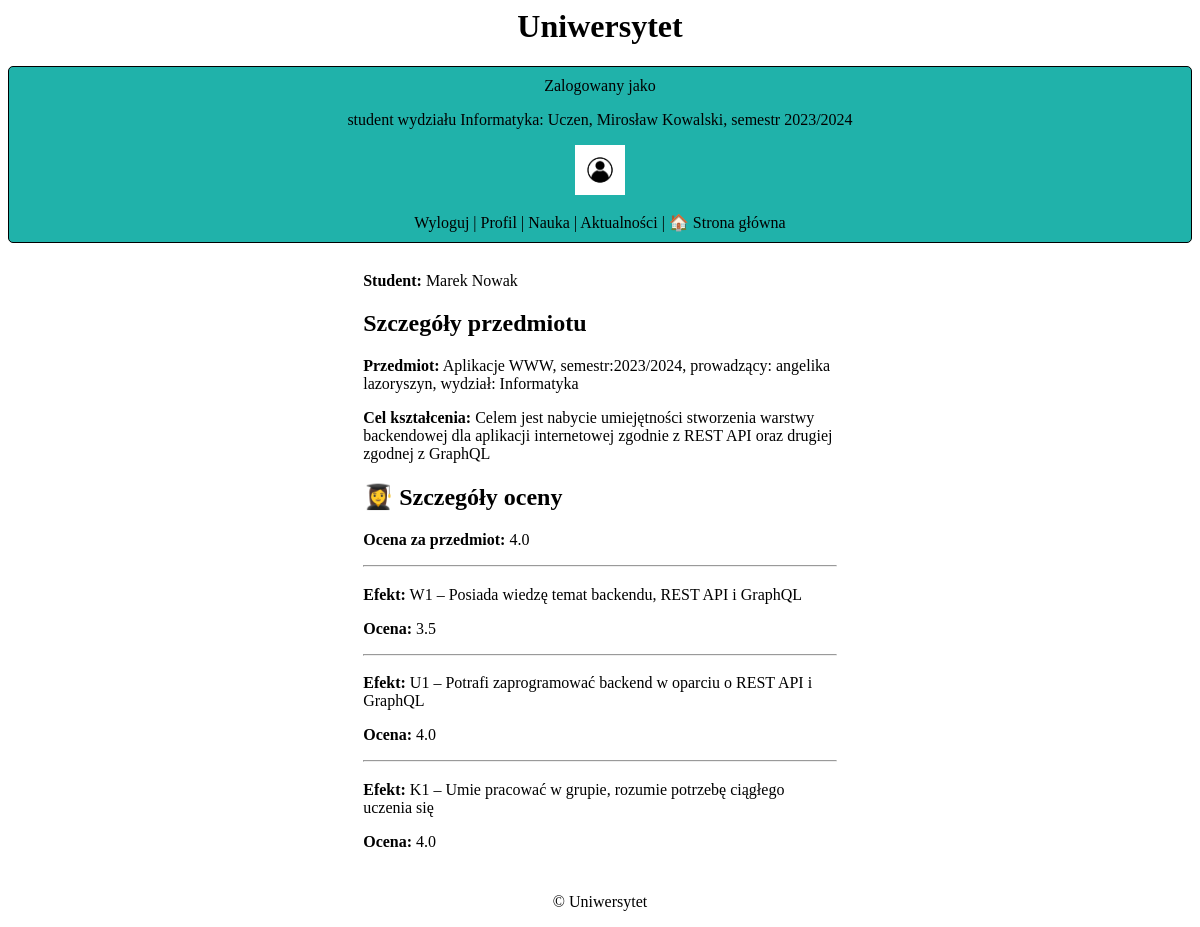
The page /education/12/ (signed in) on the database as committed earlier.
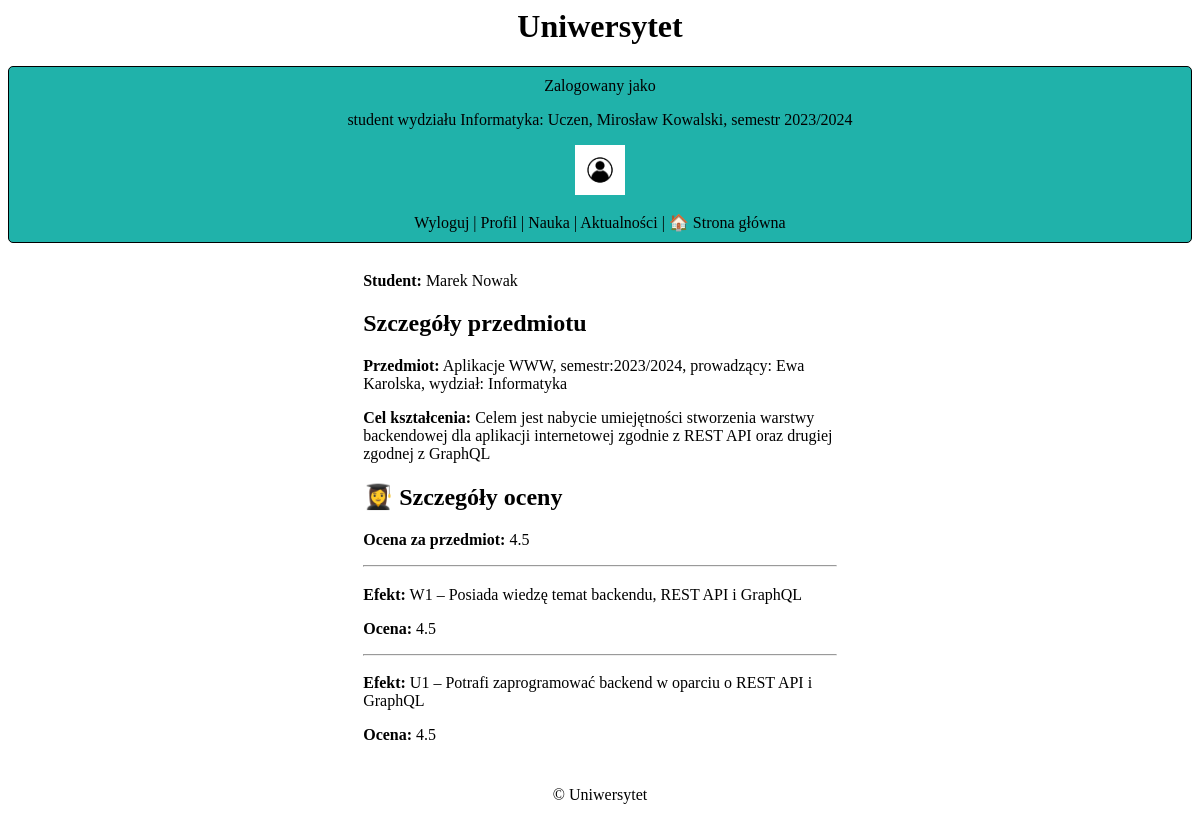
The same page on the database as committed later.
### uczelnia/models.py (models this page shows, shortened)
class Education(models.Model):
    GRADE_CHOICES = [
        (2.0, '2.0'),
        (3.0, '3.0'),
        (3.5, '3.5'),
        (4.0, '4.0'),
        (4.5, '4.5'),
        (5.0, '5.0'),
    ]
    student = models.ForeignKey(CustomUser, on_delete=models.CASCADE) # którego studenta dotyczy ocena
    subject = models.ForeignKey(Subject, on_delete=models.CASCADE)  # z jakiego przedmiotu jest ocena
    effect = models.CharField(max_length=140, default="")
    grade = models.FloatField(choices=GRADE_CHOICES, default=2.0)

class Subject(models.Model):
    name = models.CharField(max_length=100, blank=False, null=False)  # nazwa przedmiotu
    purpose = models.TextField(default="")  # cel kształcenia
    effects = models.TextField(default="")  # efekty kształcenia
    teacher = models.ForeignKey(CustomUser, on_delete=models.CASCADE)  # przypiany do przedmiotu nauczyciel
    semester = models.CharField(max_length=100, default="2023/2024")  # semestr na którym jest student
    ects_points = models.IntegerField(default=0, verbose_name='Punkty ECTS')
    def __str__(self):
        return self.name + ", semestr:" + self.semester + ", prowadzący: " + self.teacher.first_name + " " + self.teacher.last_name + ", wydział: " + self.teacher.department.name

class CustomUser(AbstractUser):
    first_name = models.CharField(max_length=100, blank=False, null=False)
    last_name = models.CharField(max_length=100, blank=False, null=False)
    avatar = models.ImageField(default='default.png', upload_to='profile_pics')
    birthday = models.DateField(default=date(2000, 1, 1))
    phone = models.CharField(max_length=9, blank=False)
    address = models.CharField(max_length=100, blank=False)
    semester = models.CharField(max_length=100, default="2023/2024")  # semestr na którym jest student
    department = models.ForeignKey(Department, on_delete=models.CASCADE,
                                   null=False)  # w jakim wydziale studiuje student lub zatrudniony jest pracownik
    is_employee = models.BooleanField(default=False)  # czy użytkownik jest pracownikiem
    is_verified = models.BooleanField(default=False) #veryfikacja przez admina
    def __str__(self):
        return self.first_name + " " + self.last_name + " "

class Department(models.Model):
    name = models.CharField(max_length=100, blank=False, null=False)
    def __str__(self):
        return self.name

### uczelnia/views.py (the view)
# urls.py: path('education/<int:pk>/', EducationDetailsView.as_view(), name='education_details'),
class EducationDetailsView(DetailView):
    model = Education
    template_name = 'education_details.html'
    context_object_name = 'education'
    def get_context_data(self, **kwargs):
        context = super().get_context_data(**kwargs)
        education = self.get_object()
        student = education.student
        context['educations'] = Education.objects.filter(subject=education.subject, student=student).exclude(effect="")
        context['purpose'] = education.subject.purpose
        grades = [education.grade for education in context['educations']]
        if grades:
            average_grade = sum(grades) / len(grades)
            context['rounded_average'] = round_half_up(average_grade)
        else:
            context['rounded_average'] = None
        return context

### uczelnia/views.py (called while the page is built)
def round_half_up(n):
    return round(n * 2) / 2

### uczelnia/templates/education_details.html (shortened to what this page needs)
{% extends 'base.html' %}
{% block content %}
  <p><strong>Student:</strong> {{ education.student }}</p>
    <h2>Szczegóły przedmiotu</h2>
  <p><strong>Przedmiot:</strong> {{ education.subject }}</p>
<p><strong>Cel kształcenia:</strong> {{ purpose }}</p>
     <h2>👩‍🎓 Szczegóły oceny</h2>
  <p><strong>Ocena za przedmiot:</strong> {{ rounded_average }}</p>
  {% for education in educations %}
  <hr>
    <p><strong>Efekt:</strong> {{ education.effect }}</p>
    <p><strong>Ocena:</strong> {{ education.grade }}</p>
  {% endfor %}
  {% endblock %}

Rows that differ between the two databases and show on the page:
removed Education: effect "K1 – Umie pracować w grupie, rozumie potrzebę ciągłego uczenia się", grade "4.0"
changed Education "Marek Nowak": subject "Aplikacje WWW, semestr:2023/2024, prowadzący: angelika lazoryszyn, wydział: Informatyka" → "Aplikacje WWW, semestr:2023/2024, prowadzący: Ewa Karolska, wydział: Informatyka"
changed Education "W1 – Posiada wiedzę temat backendu, REST API i GraphQL": grade "3.5" → "4.5"
changed Education "U1 – Potrafi zaprogramować backend w oparciu o REST API i GraphQL": grade "4.0" → "4.5"
Other text that changed with them:
{{ rounded_average }}: "4.0" → "4.5"
